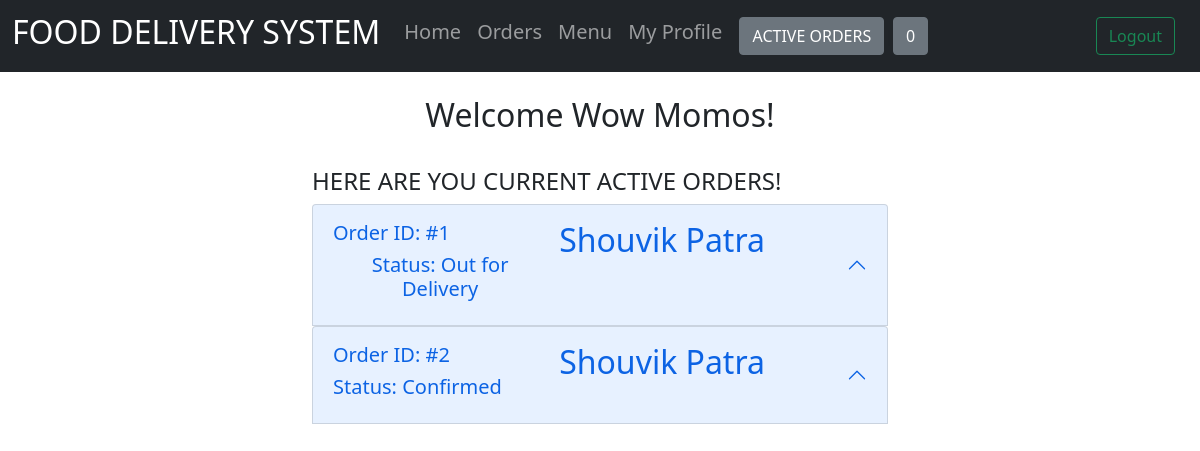
Page /restaurant/1/ (signed in) on the earlier database version.
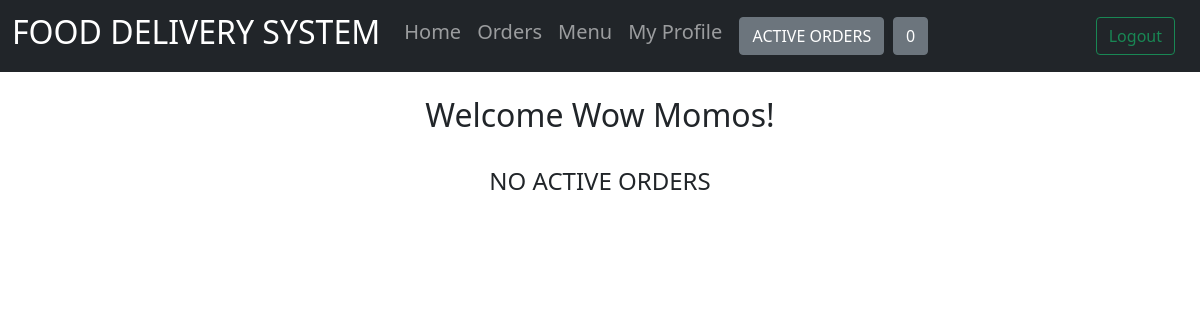
Same page on the later database version.
### orders/models.py (models this page shows)
class Order(models.Model):
    category = (('Confirmed', 'Confirmed'),
                ('Preparing', 'Preparing'),
                ('Out for Delivery', 'Out for Delivery'),
                ('Delivered', 'Delivered'),
                ('Cancelled', 'Cancelled'),
                )
    restaurant = models.ForeignKey(
        "restaurants.Restaurant", null=True, on_delete=models.SET_NULL)
    customer = models.ForeignKey(
        "customers.Customer", null=True, on_delete=models.SET_NULL)
    status = models.CharField(
        max_length=60, choices=category, default=category[0][0])
    order_activity = models.BooleanField(default=True)

### customers/models.py (models this page shows)
class Customer(models.Model):
    name = models.CharField(max_length=255, null=True)
    username = models.ForeignKey(
        User, on_delete=models.CASCADE)
    address = models.CharField(max_length=1500, null=True)
    contact = models.IntegerField(null=True)

### restaurants/views.py (the view)
# urls.py: path('restaurant/', include('restaurants.urls')),
@login_required(login_url='home')
def restaurant(response, rid):
    restaurant = Restaurant.objects.get(id=rid)
    orders = Order.objects.filter(restaurant_id=rid, order_activity=True)
    context = {'rid': rid, 'restaurant': restaurant,
               'orders': orders, }
    return render(response, 'restaurants/restaurant.html', context)

### customers/templatetags/custom_tags.py (called while the page is built)
@register.filter
def multiply(value1, value2):
    return value1*value2

@register.simple_tag
def totalprice(orders):
    total = 0
    for d in orders:
        total += d.dish.price*d.quantity
    return total

### restaurants/templates/restaurants/restaurant.html (shortened to what this page needs)
{% extends 'restaurants/base.html' %} {% block content %} {% load custom_tags %}
<div class="container col-md-6">
  <br />
  <div class="text-center h2">Welcome {{restaurant.name}}!</div>
  <br />
  {% if orders %}
  <div class="h4">HERE ARE YOU CURRENT ACTIVE ORDERS!</div>
  {% for order in orders %}
  <div class="accordion" id="accordionExample">
    <div class="accordion-item">
      <h2 class="accordion-header" id="heading{{order.id}}">
        <button
          class="accordion-button"
          type="button"
          data-bs-toggle="collapse"
          data-bs-target="#collapse{{order.id}}"
          aria-expanded="true"
          aria-controls="collapse{{order.id}}"
        >
          <div class="container">
            <div class="row">
              <div class="col-sm-5">
                <div class="row h5">Order ID: #{{order.id}}</div>
                <div class="row h5">Status: {{order.status}}</div>
              </div>
              <div class="col-sm-auto h2">{{order.customer.name}}</div>
            </div>
          </div>
        </button>
      </h2>
                <th>{% totalprice order.orderlist_set.all as tp%}{{tp}}</th>
    </div>
  </div>
  {% endfor %} {% else %}
  <div class="text-center h4">NO ACTIVE ORDERS</div>
  {% endif %} {% endblock %}

Differences in the rows shown:
removed Order: id "1", status "Out for Delivery", customer.name "Shouvik Patra"
removed Order: id "2", status "Confirmed", customer.name "Shouvik Patra"
Other differences:
text no longer shown: "HERE ARE YOU CURRENT ACTIVE ORDERS!"
text now shown: "NO ACTIVE ORDERS"
